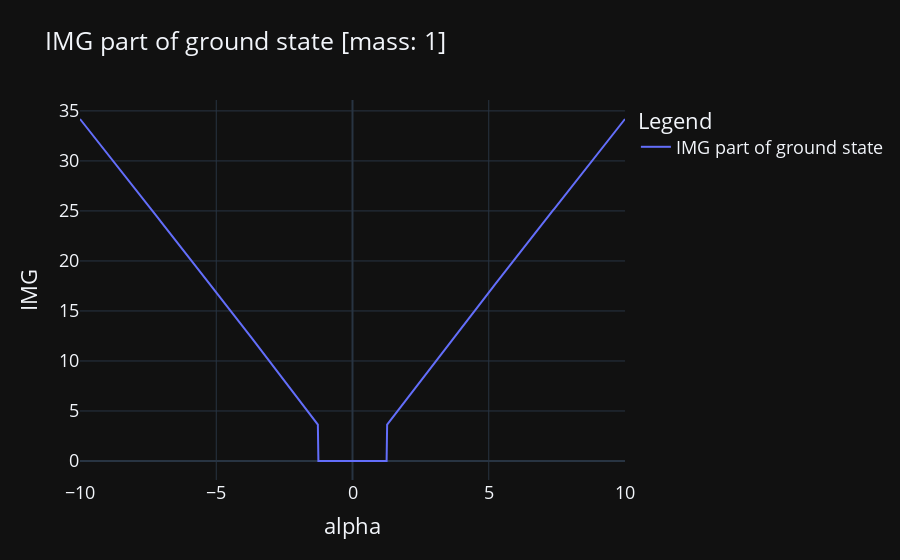

Notebook code for this chart:
### Code cell
for mass in range(1,2):
    result = []

    for i in np.linspace(-10,10,1000):
        H = matrix_constructor(i)
        val,vec = LA.eig(H)
        result.append(val.imag[0])

    fig = go.Figure()

    x = np.linspace(-10,10,1000)
    fig.add_trace(go.Scatter(x = x,y =result, name=f"IMG part of ground state"))


    fig.update_layout(
        title=f"IMG part of ground state [mass: {mass}]",
        xaxis_title="alpha",
        yaxis_title="IMG",
        legend_title="Legend",
        font=dict(
            size=18,
        )
    )

    fig.update_layout(template='plotly_dark',showlegend=True)

    #fig.write_html(f"out\\Non_hermitian_img_MSE\\html\\MSE of imaginary part (m={mass}).html ")
    fig.write_image(f"out\\plots.png",scale=6, width=1920, height=1080)

    fig.show()

### Figure 1 — Plotly figure (JSON) as saved in the notebook; plotly's stock layout.template omitted (floating-point values rounded to 4 significant figures; data arrays with more than 128 entries replaced by an {"elided": "..."} marker saying what was removed)
{"data": [{"name": "IMG part of ground state", "type": "scatter", "x": {"elided": "1000 float values"}, "y": {"elided": "1000 float values"}}], "layout": {"font": {"size": 18}, "legend": {"title": {"text": "Legend"}}, "showlegend": true, "title": {"text": "IMG part of ground state [mass: 1]"}, "xaxis": {"title": {"text": "alpha"}}, "yaxis": {"title": {"text": "IMG"}}}}
